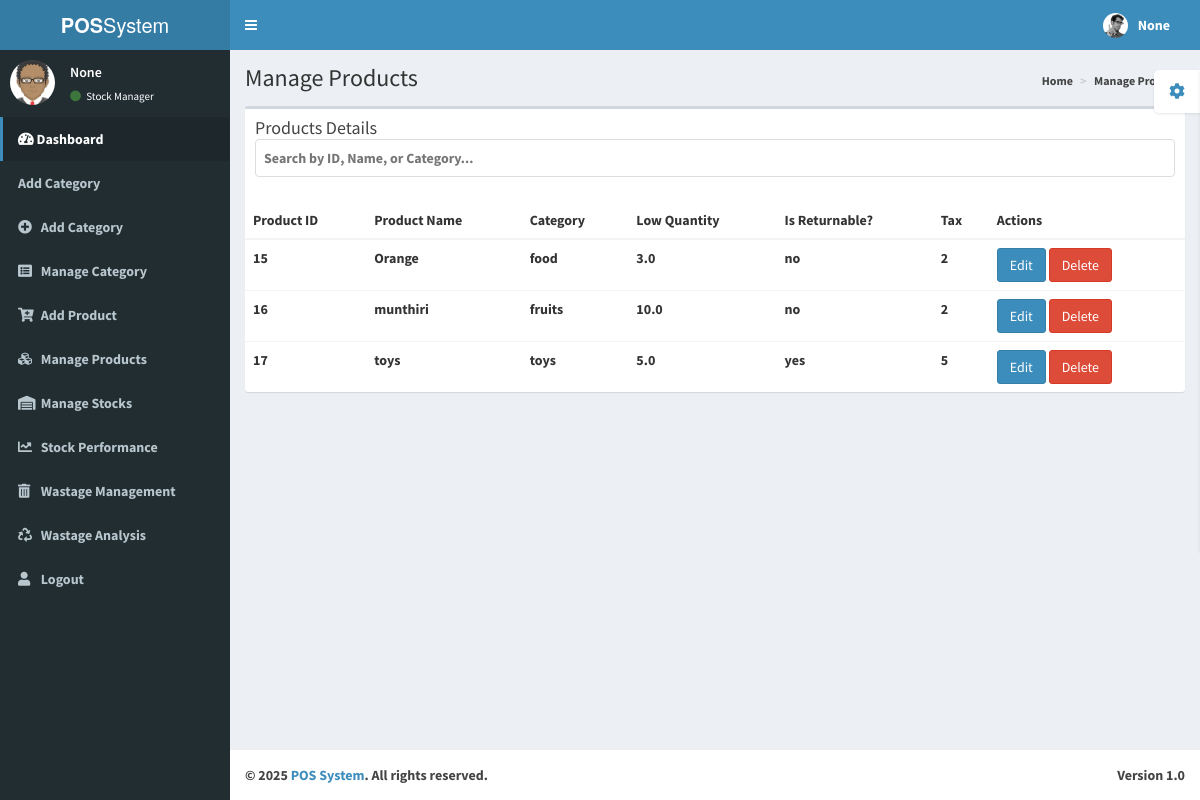
Screenshot of /manage_product/ with the database file from the repository.
### stockmanager/models.py (models this page shows, shortened)
class Product(models.Model):
    product_name = models.CharField(max_length=100)
    category = models.ForeignKey(category, on_delete=models.SET_NULL, null=True, blank=True)
    buying_price = models.DecimalField(max_digits=10, decimal_places=2, default=0)
    selling_price = models.DecimalField(max_digits=10, decimal_places=2, default=0)
    quantity = models.DecimalField(max_digits=8, decimal_places=3, default=0)
    low_quantity = models.FloatField()
    date = models.DateField(null=True, blank=True)
    tax=models.IntegerField(default=0)
    Return=models.CharField(max_length=10,default='no')

class category(models.Model):
    category=models.CharField(max_length=60)
    def __str__(self):
        return self.category  # Return the name of the category when the object is called

### stockmanager/views.py (the view)
# urls.py: path('manage_product/', s_views.manage_product, name='manage_product'),
def manage_product(request):
    ename = request.session.get('ename')
    email = request.session.get('email')
    user_id = request.session.get('id')
    username = request.session.get('username')
    products = Product.objects.all().order_by('id')
    search_query = request.GET.get('search')
    if search_query:
        products = products.filter(
            Q(id__icontains=search_query) |
            Q(product_name__icontains=search_query) |
            Q(category__category__icontains=search_query)
        )
    context = {
        'ename': ename,
        'email': email,
        'user_id': user_id,
        'username': username,
        'products': products,
    }
    return render(request, 'ustocks.html', context)

### templates/ustocks.html (shortened to what this page needs)
<!DOCTYPE html>
<html>
  <head>
    {% load static %}
    <link href="{% static 'adminp/bootstrap/css/bootstrap.min.css' %}" rel="stylesheet" type="text/css" />
    <link href="https://maxcdn.bootstrapcdn.com/font-awesome/4.3.0/css/font-awesome.min.css" rel="stylesheet" type="text/css" />
    <link href="http://code.ionicframework.com/ionicons/2.0.0/css/ionicons.min.css" rel="stylesheet" type="text/css" />
    <link href="{% static 'adminp/dist/css/AdminLTE.min.css' %}" rel="stylesheet" type="text/css" />
    <link href="{% static 'adminp/dist/css/skins/_all-skins.min.css' %}" rel="stylesheet" type="text/css" />
    <link rel="stylesheet" href="https://cdnjs.cloudflare.com/ajax/libs/font-awesome/5.15.4/css/all.min.css">
    <link rel="stylesheet" href="https://code.ionicframework.com/ionicons/2.0.1/css/ionicons.min.css">
  </head>
  <body class="skin-blue">
    <div class="wrapper">
      <header class="main-header">
        <a href="../../index2.html" class="logo"><b>POS</b>System</a>
        <nav class="navbar navbar-static-top" role="navigation">
          <a href="#" class="sidebar-toggle" data-toggle="offcanvas" role="button">
          </a>
          <div class="navbar-custom-menu">
            <ul class="nav navbar-nav">
              <li class="dropdown user user-menu">
                <a href="#" class="dropdown-toggle" data-toggle="dropdown">
                  <img src="{% static 'adminp/dist/img/user2-160x160.jpg' %}" class="user-image" alt="User Image"/>
                  <span class="hidden-xs"><b>{{username}}</span>
                </a>
              </li>
            </ul>
          </div>
        </nav>
      </header>
      <div class="content-wrapper">
        <section class="content-header">
          <h1>Manage Products</h1>
          <ol class="breadcrumb">
            <li><a href="#"><i class="fa fa-dashboard"></i> Home</a></li>
            <li><a href="#">Manage Products</a></li>
          </ol>
        </section>
        <aside class="main-sidebar">
          <section class="sidebar">
            <div class="user-panel">
              <div class="pull-left image">
                {% load static%}
                <img src="{% static 'adminp/dist/img/avatar.png' %}" class="img-circle" alt="User Image" />
              </div>
              <div class="pull-left info">
                <p>{{ename}}</p>
                <a href="#"><i class="fa fa-circle text-success"></i> Stock Manager</a>
              </div>
            </div>
            <ul class="sidebar-menu">
              <li class="active treeview">
                <a href="#">
                  <i class="fas fa-tachometer-alt"></i> <span>Dashboard</span>
                </a>
              </li>
              <li class="treeview">
                <a href="{%  url 'addcategory' %}">
                  <span>Add Category</span>
                </a>
              </li>
              <li>
                <li class="treeview">
                  <a href="{% url 'addcategory' %}">
                    <i class="fa fa-plus-circle"></i>
                    <span>Add Category</span>
                  </a>
                </li>
                <li>
                  <a href="{% url 'mcategory' %}">
                    <i class="fa fa-list-alt"></i>
                    <span>Manage Category</span>
                  </a>
                </li>
                <li>
                  <a href="{% url 'add_product' %}">
                    <i class="fa fa-cart-plus"></i>
                    <span>Add Product</span>
                  </a>
                </li>
                <li>
                  <a href="{% url 'manage_product' %}">
                    <i class="fa fa-cubes"></i>
                    <span>Manage Products</span>
                  </a>
                </li>
                <li>
                  <a href="{% url 'manage_stock' %}">
                    <i class="fa fa-warehouse"></i>
                    <span>Manage Stocks</span>
                  </a>
                </li>
                <li>
                  <a href="{% url 'stock_performance' %}">
                    <i class="fa fa-chart-line"></i>
                    <span>Stock Performance</span>
                  </a>
                </li>
                <li>
                  <a href="{% url 'wastage_management' %}">
                    <i class="fa fa-trash-alt"></i>
                    <span>Wastage Management</span>
                  </a>
                </li>
                <li>
                  <a href="{% url 'wastage_report' %}">
                    <i class="fa fa-recycle"></i>
                    <span>Wastage Analysis</span>
                  </a>
                </li>
                <li>
                  <a href="{% url 'logout' %}">
                    <i class="fa fa-user"></i>
                    <span>Logout</span>
                  </a>
                </li>
            </ul>
          </section>
        </aside>
        <section class="content">
          <div class="row">
            <div class="col-xs-12">
              <div class="box">
                <div class="box-header">
                  <h3 class="box-title">Products Details</h3>
                  <div class="search-bar">
                    <input type="text" id="search-input" placeholder="Search by ID, Name, or Category..." oninput="searchProducts()">
                  </div>
                </div>
                <div class="box-body table-responsive no-padding">
                  <table class="table table-hover" id="product-table">
                    <thead>
                      <tr>
                        <th>Product ID</th>
                        <th>Product Name</th>
                        <th>Category</th>
                        <th>Low Quantity</th>
                        <th>Is Returnable?</th>
                        <th>Tax</th>
                        <th>Actions</th>
                      </tr>
                    </thead>
                    <tbody id="product-table-body">
                      {% for product in products %}
                      <tr>
                        <td>{{ product.id }}</td>
                        <td>{{ product.product_name }}</td>
                        <td>{{ product.category }}</td>
                        <td>{{ product.low_quantity }}</td>
                        <td>{{ product.Return }}</td>
                        <td>{{ product.tax }}</td>
                        <td>
                          <a href="{% url 'update_product' product.id %}">
                            <button class="btn btn-primary">Edit</button>
                          </a>
                          <a href="{% url 'delete_product' product.id %}">
                            <button class="btn btn-danger">Delete</button>
                          </a>
                        </td>
                      </tr>
                      {% endfor %}
                    </tbody>
                  </table>
                </div>
              </div>
            </div>
          </div>
        </section>
      </div>
      <footer class="main-footer">
        <div class="pull-right hidden-xs">
          <b>Version</b> 1.0
        </div>
        <strong>&copy; 2025<a href="http://almsaeedstudio.com">  <span> POS System</span></span></a>.</strong> All rights reserved.
      </footer>
    </div>
  </body>
</html>

### templates/ustocks.html (style rules this page uses)
.search-bar { margin-bottom: 15px; }
.search-bar input { width: 100%; padding: 8px; border-radius: 4px; border: 1px solid #ddd; font-size: 14px; transition: border-color 0.3s ease; }

### rows the page displays
Product: id "15", product_name "Orange", category "food", low_quantity "3.0", Return "no", tax "2"
Product: id "16", product_name "munthiri", category "fruits", low_quantity "10.0", Return "no", tax "2"
Product: id "17", product_name "toys", category "toys", low_quantity "5.0", Return "yes", tax "5"

### other values shown
{{ username }} "None"
{{ ename }} "None"
